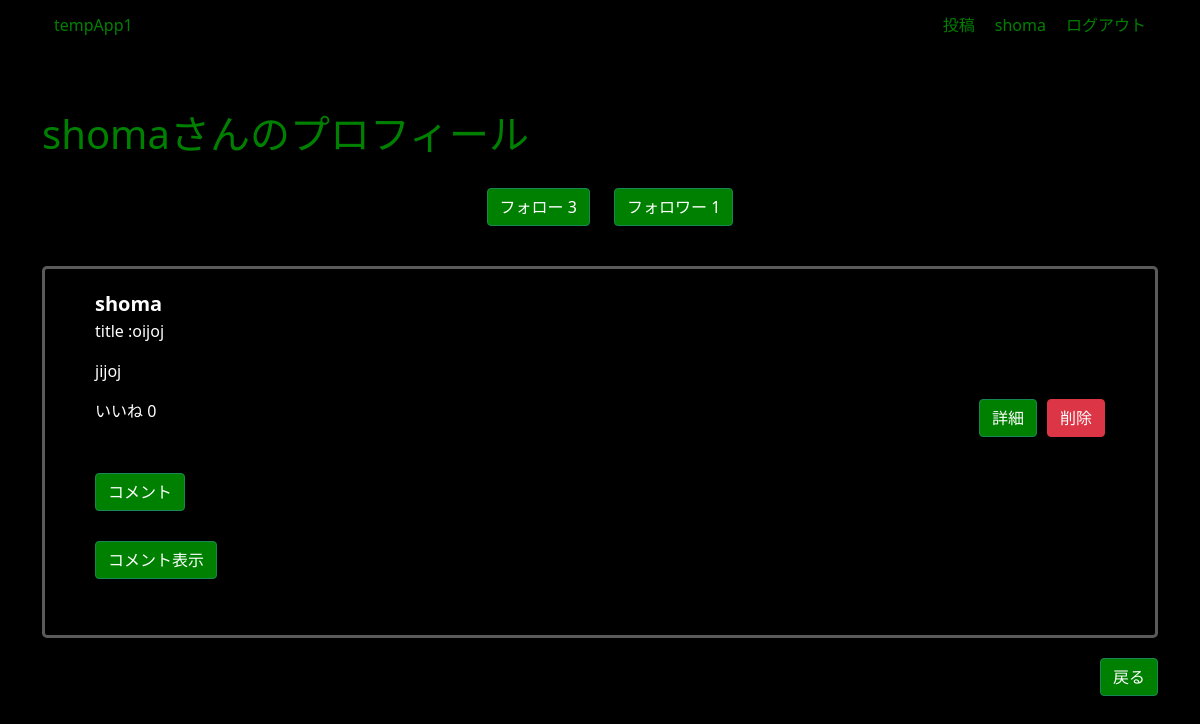
Page /post/profile/sorajiro/1 (signed in) on the earlier database version.
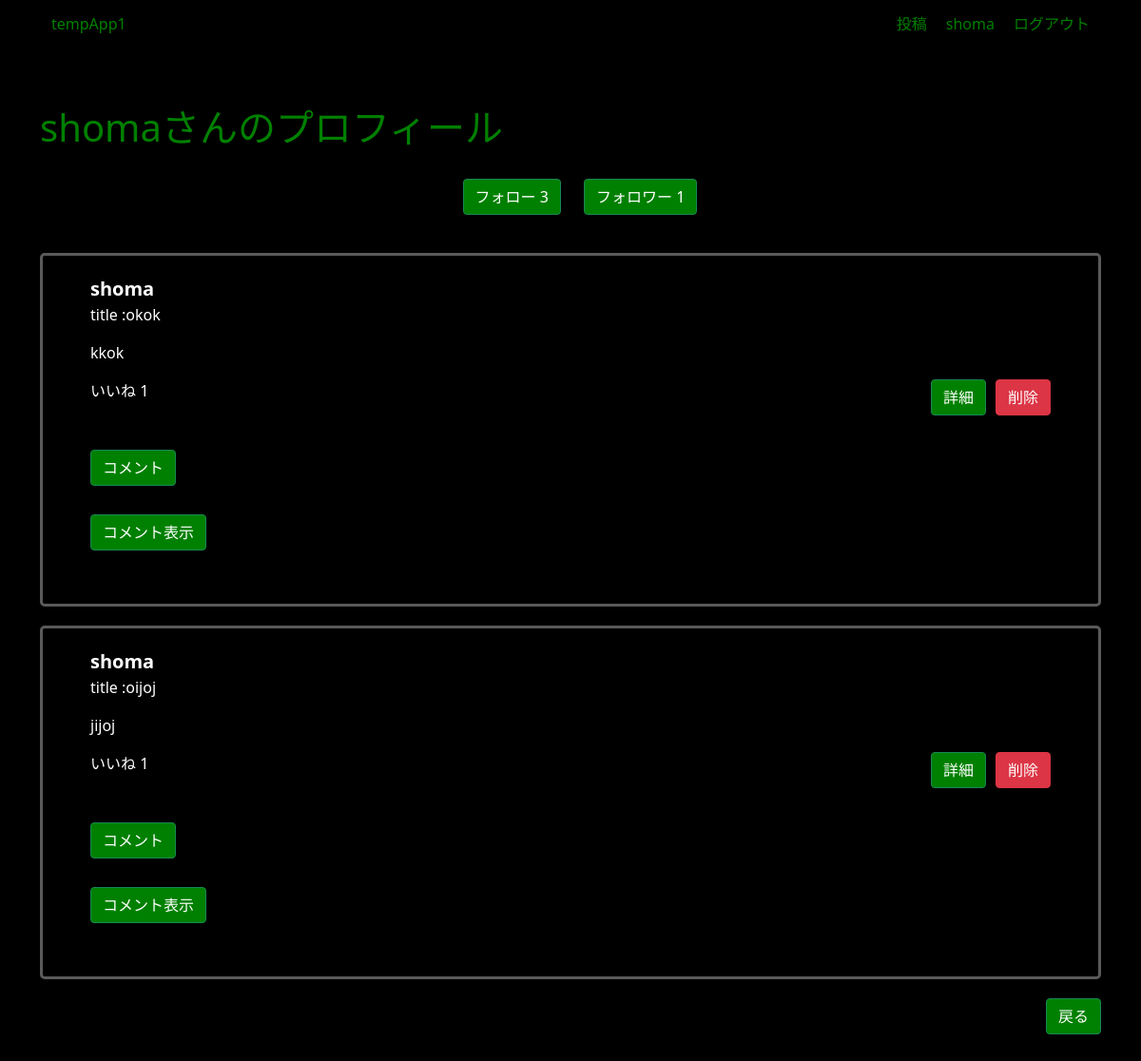
Same page on the later database version.
### post/models.py (models this page shows)
class Post(models.Model):
    user = models.ForeignKey(
        User, on_delete=models.CASCADE, related_name="posts"
    )
    title = models.CharField(max_length=100, blank=False, null=False)
    content = models.TextField(max_length=400)
    created_at = models.DateTimeField(auto_now_add=True)
    updated_at = models.DateTimeField(auto_now=True)

### registration/models.py (models this page shows)
class User(AbstractUser):
    email = models.EmailField("メールアドレス", unique=True)
    following = models.ManyToManyField(
        "self", symmetrical=False, related_name="follower"
    )

### post/views.py (the view)
class ProfileView(LoginRequiredMixin, ListView):
    model = User
    template_name = "post/profile.html"
    context_object_name = "profile"
    slug_field = "username"
    slug_url_kwarg = "username"
    def get_context_data(self, **kwargs):
        ctxt = super().get_context_data(**kwargs)
        pk = self.kwargs["pk"]
        user = get_object_or_404(User, pk=pk)
        follower = self.request.user
        can_follow = not follower.following.filter(pk=pk).exists()
        postList = user.posts.order_by("-created_at")
        liked_post_list = Like.objects.filter(user=follower).values_list(
            "post", flat=True
        )
        ctxt = {
            "postList": postList,
            "can_follow": can_follow,
            "following": user,
            "follower": follower,
            "following_count": user.following.count(),
            "follower_count": user.follower.count(),
            "liked_post_list": liked_post_list,
        }
        return ctxt

### templates/post/profile.html (shortened to what this page needs)
{% extends "base.html" %}
{% load static %}
{% block main %}
<div class="container">
    {% include "_nav.html" %}
    <h1 class="profile_username">{{ user.username }}さんのプロフィール</h1>
    <div class="follow_follower_list">
        <button type="button" class="btn btn-success tempApp_btn"><a
                href="{% url 'post:followList' user.username user.pk %}">フォロー {{ following_count }}</a></button>
        <button type="button" class="btn btn-success tempApp_btn"><a
                href="{% url 'post:followerList' user.username user.pk %}">フォロワー {{ follower_count }}</a></button>
    </div>
    {% for post in postList %}
    {% include "post/_post.html" %}
    {% endfor %}
    <button type="button" class="btn btn-success tempApp_btn float-end"><a href="{% url 'post:home' %}">戻る</a></button>
</div>
{% endblock %}

### templates/post/_post.html (shortened to what this page needs)
<div class="post_box">
    <a class="post_author" href="{% url 'post:profile' post.user.username post.user.pk%}">{{ post.user.username }}</a>
    <div class="text_container">
        <p>title :{{ post.title }}</p>
        <p>{{ post.content }}</p>
    </div>
    <div class="d-flex justify-content-between">
        {% include "post/_like.html" %}
        <ul class="d-flex">
            <li>
                <button type="button" class="btn btn-success tempApp_btn">
                    <a href="{% url 'post:detail' post.pk %}">詳細</a>
                </button>
            </li>
            <li>
                <button type="button" class="btn btn-danger delete_btn">
                    <a href="{% url 'post:delete' post.pk %}">削除</a>
                </button>
            </li>
        </ul>
    </div>
    <button type="button" class="btn btn-success tempApp_btn"><a href="{% url 'post:comment' post.pk %}">コメント</a></button>
    <p class="show_comment_button">
        <button type="button" class="btn btn-success tempApp_btn" data-bs-toggle="collapse" data-bs-target="#comments_{{ post.pk }}" aria-expanded="false" aria-controls="comments_{{ post.pk }}">
            コメント表示
        </button>
    </p>
</div>

### templates/post/_like.html
{% if post.id in liked_post_list %}
<p><a class="like" onclick="likeFunc(event)" id="{{ post.pk }}" type="button" data-id="{{ post.pk }}" data-is_liked="true">いいね {{post.likes.count }}</a></p>
{% else %}
<p><a class="like" onclick="likeFunc(event)" id="{{ post.pk }}" type="button" data-id="{{ post.pk }}" data-is_liked="false">いいね {{post.likes.count }}</a></p>
{% endif %}

Differences in the rows shown:
added Post: user.username "shoma", title "okok", content "kkok", likes.count "1"
computed for Post "oijoj": likes.count "0" → "1"
